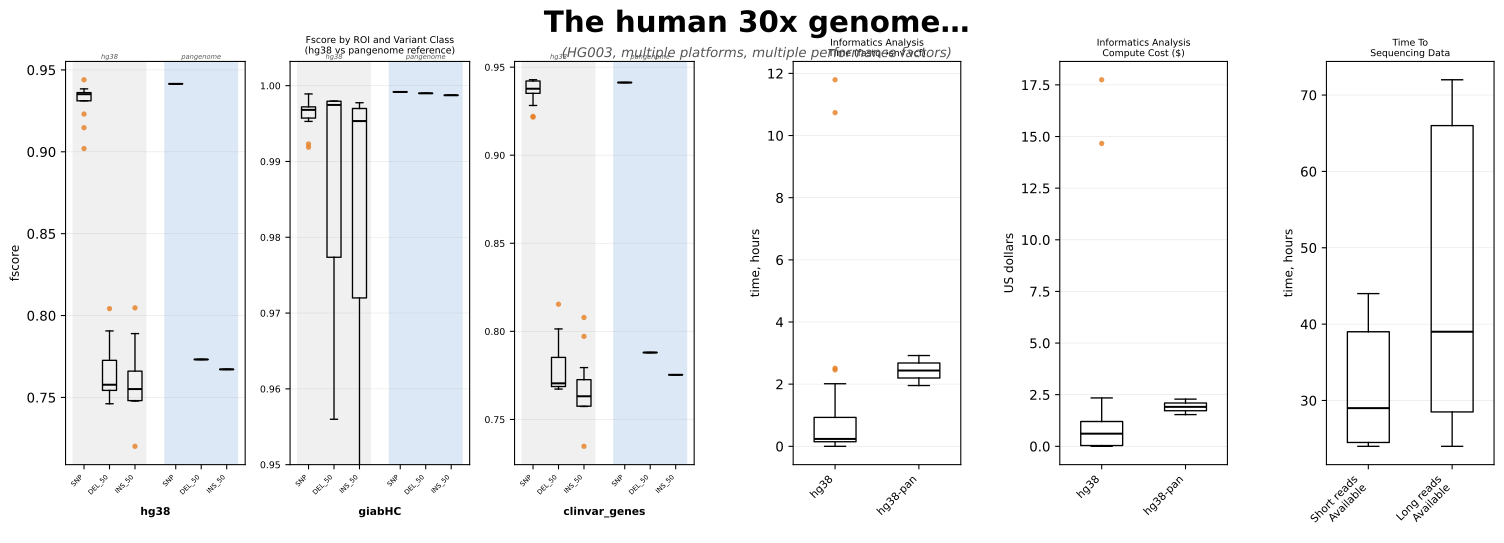

Write the Python code that produced this figure.
#!/usr/bin/env python3
"""Plot #2: 4-panel 30x genome performance comparison for AGBT flash talk.

Four panels (horizontal):
  1. F-score distributions by variant class (hg38 vs pangenome)
  2. Informatics analysis time (fastq→snv vcf)
  3. Informatics analysis compute cost ($)
  4. Time to sequencing data

Data: consolidated_concordance.tsv + benchmark TSVs
Output: plot2_30x_performance_comparison.svg
"""

import csv
import math
import os
import re
import sys
from collections import defaultdict

import matplotlib
matplotlib.use("Agg")
import matplotlib.pyplot as plt
import matplotlib.font_manager as fm
import numpy as np

# ── Paths ──
BASE_DIR = os.path.dirname(os.path.abspath(__file__))
INPUT_TSV = os.path.join(BASE_DIR, "consolidated_concordance.tsv")
SRC_DATA = os.path.join(BASE_DIR, "src_data")
OUTPUT_SVG = os.path.join(BASE_DIR, "plot2_30x_performance_comparison.svg")

# ── Font ──
INTER_PATHS = [p for p in fm.findSystemFonts() if "Inter" in os.path.basename(p)]
if INTER_PATHS:
    for p in INTER_PATHS:
        fm.fontManager.addfont(p)
    plt.rcParams["font.family"] = "Inter"
else:
    plt.rcParams["font.family"] = "sans-serif"
plt.rcParams["font.size"] = 10

# ── Constants ──
COVERAGE_BIN = 35  # 30x
ROI_ORDER = ["hg38", "giabHC", "clinvar_genes"]
ROI_DISPLAY = {"hg38": "hg38", "giabHC": "giabHC", "clinvar_genes": "clinvar_genes"}
SKIP_CALLERS = {"clair3", "oct"}
VARIANT_CLASSES = ["SNPts", "DEL_50", "INS_50"]
VC_DISPLAY = {"SNPts": "SNP", "DEL_50": "DEL_50", "INS_50": "INS_50"}

HYBRID_CALLERS = {"sentdhio", "sentdhiom", "sentdhiomr", "sentdhuo"}
PANGENOME_ALIGNERS = {"pangenome_sr"}

# Benchmark files (test_group → relative path under src_data)
BENCHMARK_FILES = {
    "ilmn_all_downsamples_a": "ilmn_all_downsamples_a/benchmarks_summary.tsv",
    "ilmn_gatk_b": "ilmn_gatk_b/benchmarks_summary.tsv",
    "ont_dv19": "ont_dv19/benchmarks_summary.tsv",
    "pacbio_ds": "pacbio_ds/benchmarks_summary.tsv",
    "ultima_ds": "ultima_ds/benchmarks_summary.tsv",
    "pangenome_3_and_30x": "pangenome_3_and_30x/benchmarks_summary.tsv",
    "pan_ilmn_x": "pan_ilmn_x/benchmarks_summary.tsv",
}

# Rules to exclude from cost/time aggregation (QC, concordance, housekeeping)
EXCLUDE_RULES_PREFIXES = [
    "concordance", "alignstats", "produce_", "dirsetup",
    "prep_for_concordance", "combine_mqc", "parse_vcfeval",
    "rtg_vcfeval", "filter_variants",
]

# 30x sample patterns for benchmark files
SAMPLE_30X_PATTERNS = [
    re.compile(r"I2-HG003-30x"),
    re.compile(r"Irl1-HG003-30x"),
    re.compile(r"On1c?-HG003-30x"),
    re.compile(r"Pb-HG003-3[05]x"),
    re.compile(r"Ug1-HG003-[34]0x"),
    re.compile(r"R30x-HG003"),
]

# Representative sequencing turnaround times (hours) per platform
# These are approximate wall-clock times from sample-prep-start to reads-available
SEQ_TIME_SHORT_READS = [24, 26, 44, 40, 24, 28, 36, 44, 24, 30]  # ILMN/Ultima/Roche
SEQ_TIME_LONG_READS = [24, 30, 72, 48, 30, 72, 24, 28, 72, 48]   # ONT/PacBio


def classify_section(aligner, caller):
    """Classify a pipeline into hg38, hybrid, or pangenome."""
    if caller in HYBRID_CALLERS:
        return "hybrid"
    if aligner in PANGENOME_ALIGNERS:
        return "pangenome"
    return "hg38"


def is_30x_sample(sample_name):
    """Check if a benchmark sample corresponds to ~30x coverage."""
    return any(p.search(sample_name) for p in SAMPLE_30X_PATTERNS)


def should_exclude_rule(rule_name):
    """Check if a benchmark rule should be excluded from cost/time."""
    return any(rule_name.startswith(pfx) for pfx in EXCLUDE_RULES_PREFIXES)


def _extract_pipeline(rule_name):
    """Extract (aligner, caller) from rule name like 'sent.dmd.sentd.1-12'."""
    parts = rule_name.split(".")
    if len(parts) >= 3:
        return parts[0], parts[2]  # aligner, caller
    if len(parts) >= 2:
        return parts[0], parts[1]
    return rule_name, "unknown"


# ── Panel 1: F-score data ──
def load_fscore_data():
    """Load F-scores at bin 35, grouped by (ROI, section, variant_class).

    Returns: {(roi, section, vc_display): [fscore, ...]}
    """
    roi_set = set(ROI_ORDER)
    data = defaultdict(list)
    seen = set()
    with open(INPUT_TSV, "r") as f:
        for row in csv.DictReader(f, delimiter="\t"):
            if row["PrimaryCoverageBin"] != str(COVERAGE_BIN):
                continue
            roi = row["ROI"]
            if roi not in roi_set:
                continue
            vc = row["VariantClass"]
            if vc not in VARIANT_CLASSES:
                continue
            caller = row["SNVCaller"]
            if caller in SKIP_CALLERS:
                continue
            aligner = row["Aligner"]
            # Exclude ont+deep19 combination
            if aligner == "ont" and caller == "deep19":
                continue
            sample = row["Sample"]
            dedup_key = (roi, sample, aligner, caller, vc)
            if dedup_key in seen:
                continue
            seen.add(dedup_key)
            section = classify_section(aligner, caller)
            if section == "hybrid":
                continue
            try:
                fs = float(row["Fscore"])
                if math.isnan(fs):
                    continue
            except (ValueError, KeyError):
                continue
            data[(roi, section, VC_DISPLAY[vc])].append(fs)
    return data


# ── Panels 2 & 3: Benchmark cost/time ──
def load_benchmark_data():
    """Load per-pipeline cost and wall-clock time from benchmark files.

    Returns: {"hg38": [{"cost": $, "hours": h}, ...],
              "hg38-pan": [{"cost": $, "hours": h}, ...]}
    """
    # (test_group, sample, aligner, caller) → {"cost": float, "secs": float}
    pipeline_totals = defaultdict(lambda: {"cost": 0.0, "secs": 0.0})

    for tg, rel_path in BENCHMARK_FILES.items():
        fpath = os.path.join(SRC_DATA, rel_path)
        if not os.path.exists(fpath):
            continue
        with open(fpath, "r") as f:
            for row in csv.DictReader(f, delimiter="\t"):
                sample = row["sample"]
                if not is_30x_sample(sample):
                    continue
                rule = row["rule"]
                if should_exclude_rule(rule):
                    continue
                aligner, caller = _extract_pipeline(rule)
                try:
                    cost = float(row.get("task_cost") or 0)
                    secs = float(row.get("s") or 0)
                except (ValueError, TypeError):
                    continue
                key = (tg, sample, aligner, caller)
                pipeline_totals[key]["cost"] += cost
                pipeline_totals[key]["secs"] += secs

    # Classify into hg38 vs hg38-pan
    result = {"hg38": [], "hg38-pan": []}
    for (tg, sample, aligner, caller), vals in pipeline_totals.items():
        section = "hg38-pan" if aligner in PANGENOME_ALIGNERS else "hg38"
        hrs = vals["secs"] / 3600.0
        result[section].append({"cost": vals["cost"], "hours": hrs})

    return result


# ── Plotting ──
PANEL_BG_HG38 = "#f0f0f0"       # light gray
PANEL_BG_PAN = "#dce8f5"         # light blue
BOXPROPS = dict(linewidth=1.0, color="black")
MEDIANPROPS = dict(linewidth=1.5, color="black")
FLIERPROPS = dict(marker="o", markersize=4, markerfacecolor="#e67e22",
                  markeredgecolor="none", alpha=0.8)
WHISKERPROPS = dict(linewidth=1.0, color="black")
CAPPROPS = dict(linewidth=1.0, color="black")


def main():
    # ── Load data ──
    fs_data = load_fscore_data()
    bench = load_benchmark_data()

    print("F-score data points per group:")
    for k, v in sorted(fs_data.items()):
        print(f"  {k}: {len(v)} values, range [{min(v):.4f}, {max(v):.4f}]")
    print(f"Benchmark pipelines: hg38={len(bench['hg38'])}, "
          f"hg38-pan={len(bench['hg38-pan'])}")

    # ── Figure: outer grid = [Panel1-zone | P2 | P3 | P4] ──
    import matplotlib.gridspec as gridspec
    fig = plt.figure(figsize=(16, 6))
    outer_gs = gridspec.GridSpec(1, 4, figure=fig,
                                width_ratios=[4.5, 1.2, 1.2, 1.2],
                                wspace=0.35)

    # Subdivide Panel 1 zone into 3 ROI sub-axes
    inner_gs = gridspec.GridSpecFromSubplotSpec(
        1, len(ROI_ORDER), subplot_spec=outer_gs[0],
        wspace=0.25)
    roi_axes = [fig.add_subplot(inner_gs[0, i]) for i in range(len(ROI_ORDER))]

    # Panels 2-4 as normal axes
    axes = [None,
            fig.add_subplot(outer_gs[1]),
            fig.add_subplot(outer_gs[2]),
            fig.add_subplot(outer_gs[3])]

    # ── Suptitle ──
    fig.suptitle("The human 30x genome\u2026",
                 fontsize=22, fontweight="bold", y=0.97)
    subtitle_y = 0.92 - 14 / (fig.get_size_inches()[1] * 72)
    fig.text(0.5, subtitle_y,
             "(HG003, multiple platforms, multiple performance factors)",
             ha="center", fontsize=10, fontstyle="italic", color="#555555")

    # ═══════════════════════════════════════════════════════════════════
    # Panel 1: F-score by ROI — each ROI gets its own sub-axis + Y-scale
    # ═══════════════════════════════════════════════════════════════════
    vc_order = ["SNP", "DEL_50", "INS_50"]
    genome_types = ["hg38", "pangenome"]
    n_vc = len(vc_order)
    n_gt = len(genome_types)
    sub_gap = 0.6
    box_w = 0.55

    for ri, roi in enumerate(ROI_ORDER):
        ax = roi_axes[ri]
        positions = []
        box_data = []
        tick_labels = []
        bg_spans = []

        cur = 1.0
        for gi, gt in enumerate(genome_types):
            sg_left = cur - 0.5 * box_w - 0.15
            for vi, vc in enumerate(vc_order):
                positions.append(cur)
                vals = fs_data.get((roi, gt, vc), [])
                box_data.append(vals)
                tick_labels.append(vc)
                cur += 1.0
            sg_right = cur - 1.0 + 0.5 * box_w + 0.15
            bg_spans.append((sg_left, sg_right, gt))
            if gi < n_gt - 1:
                cur += sub_gap

        # Background shading
        for left, right, gt in bg_spans:
            color = PANEL_BG_HG38 if gt == "hg38" else PANEL_BG_PAN
            ax.axvspan(left, right, color=color, zorder=0)

        # Genome type labels above shaded bands
        for left, right, gt in bg_spans:
            mid = (left + right) / 2.0
            ax.text(mid, 1.003, gt, ha="center", va="bottom",
                    fontsize=5, fontstyle="italic", color="#555555",
                    transform=ax.get_xaxis_transform())

        # Boxplots
        if any(len(d) > 0 for d in box_data):
            ax.boxplot(box_data, positions=positions, widths=box_w,
                       patch_artist=False,
                       boxprops=BOXPROPS, medianprops=MEDIANPROPS,
                       flierprops=FLIERPROPS, whiskerprops=WHISKERPROPS,
                       capprops=CAPPROPS)

        # X-axis
        ax.set_xticks(positions)
        ax.set_xticklabels(tick_labels, rotation=45, ha="right", fontsize=5)
        ax.set_xlim(bg_spans[0][0] - 0.3, bg_spans[-1][1] + 0.3)

        # Auto-scale Y to data range with 5% margin; giabHC floor at 0.95
        all_vals = [v for bd in box_data for v in bd]
        if all_vals:
            dmin, dmax = min(all_vals), max(all_vals)
            margin = (dmax - dmin) * 0.05 if dmax > dmin else 0.01
            y_bottom = 0.95 if roi == "giabHC" else dmin - margin
            ax.set_ylim(bottom=y_bottom, top=dmax + margin)

        ax.grid(axis="y", alpha=0.3, linewidth=0.5)

        # ROI title below the sub-axis
        ax.set_xlabel(ROI_DISPLAY[roi], fontsize=8, fontweight="bold",
                      labelpad=8)

        # Y-label only on leftmost sub-axis
        if ri == 0:
            ax.set_ylabel("fscore", fontsize=9)
        else:
            ax.tick_params(axis="y", labelsize=7)

        # Sub-panel title (only on center)
        if ri == 1:
            ax.set_title("Fscore by ROI and Variant Class\n"
                         "(hg38 vs pangenome reference)",
                         fontsize=7, pad=6)

    # ═══════════════════════════════════════════════════════════════════
    # Panel 2: Informatics Analysis Time
    # ═══════════════════════════════════════════════════════════════════
    ax2 = axes[1]
    ax2.set_title("Informatics Analysis\nTime (fastq\u2192snv vcf)", fontsize=7, pad=4)

    time_hg38 = [d["hours"] for d in bench["hg38"]]
    time_pan = [d["hours"] for d in bench["hg38-pan"]]
    bp2 = ax2.boxplot([time_hg38, time_pan], positions=[1, 2], widths=0.5,
                       patch_artist=False,
                       boxprops=BOXPROPS, medianprops=MEDIANPROPS,
                       flierprops=FLIERPROPS, whiskerprops=WHISKERPROPS,
                       capprops=CAPPROPS)
    ax2.set_xticks([1, 2])
    ax2.set_xticklabels(["hg38", "hg38-pan"], rotation=45, ha="right", fontsize=8)
    ax2.set_ylabel("time, hours", fontsize=9)
    ax2.grid(axis="y", alpha=0.3, linewidth=0.5)

    # ═══════════════════════════════════════════════════════════════════
    # Panel 3: Informatics Analysis Compute Cost ($)
    # ═══════════════════════════════════════════════════════════════════
    ax3 = axes[2]
    ax3.set_title("Informatics Analysis\nCompute Cost ($)", fontsize=7, pad=4)

    cost_hg38 = [d["cost"] for d in bench["hg38"]]
    cost_pan = [d["cost"] for d in bench["hg38-pan"]]
    bp3 = ax3.boxplot([cost_hg38, cost_pan], positions=[1, 2], widths=0.5,
                       patch_artist=False,
                       boxprops=BOXPROPS, medianprops=MEDIANPROPS,
                       flierprops=FLIERPROPS, whiskerprops=WHISKERPROPS,
                       capprops=CAPPROPS)
    ax3.set_xticks([1, 2])
    ax3.set_xticklabels(["hg38", "hg38-pan"], rotation=45, ha="right", fontsize=8)
    ax3.set_ylabel("US dollars", fontsize=9)
    ax3.grid(axis="y", alpha=0.3, linewidth=0.5)

    # ═══════════════════════════════════════════════════════════════════
    # Panel 4: Time To Sequencing Data
    # ═══════════════════════════════════════════════════════════════════
    ax4 = axes[3]
    ax4.set_title("Time To\nSequencing Data", fontsize=7, pad=4)

    bp4 = ax4.boxplot([SEQ_TIME_SHORT_READS, SEQ_TIME_LONG_READS],
                       positions=[1, 2], widths=0.5, patch_artist=False,
                       boxprops=BOXPROPS, medianprops=MEDIANPROPS,
                       flierprops=FLIERPROPS, whiskerprops=WHISKERPROPS,
                       capprops=CAPPROPS)
    ax4.set_xticks([1, 2])
    ax4.set_xticklabels(["Short reads\nAvailable", "Long reads\nAvailable"],
                         rotation=45, ha="right", fontsize=8)
    ax4.set_ylabel("time, hours", fontsize=9)
    ax4.grid(axis="y", alpha=0.3, linewidth=0.5)

    # ── Final layout ──
    fig.subplots_adjust(left=0.05, right=0.98, bottom=0.18, top=0.88)
    fig.savefig(OUTPUT_SVG, format="svg", bbox_inches="tight", dpi=150)
    plt.close(fig)
    print(f"\nSaved: {OUTPUT_SVG}")


if __name__ == "__main__":
    main()
